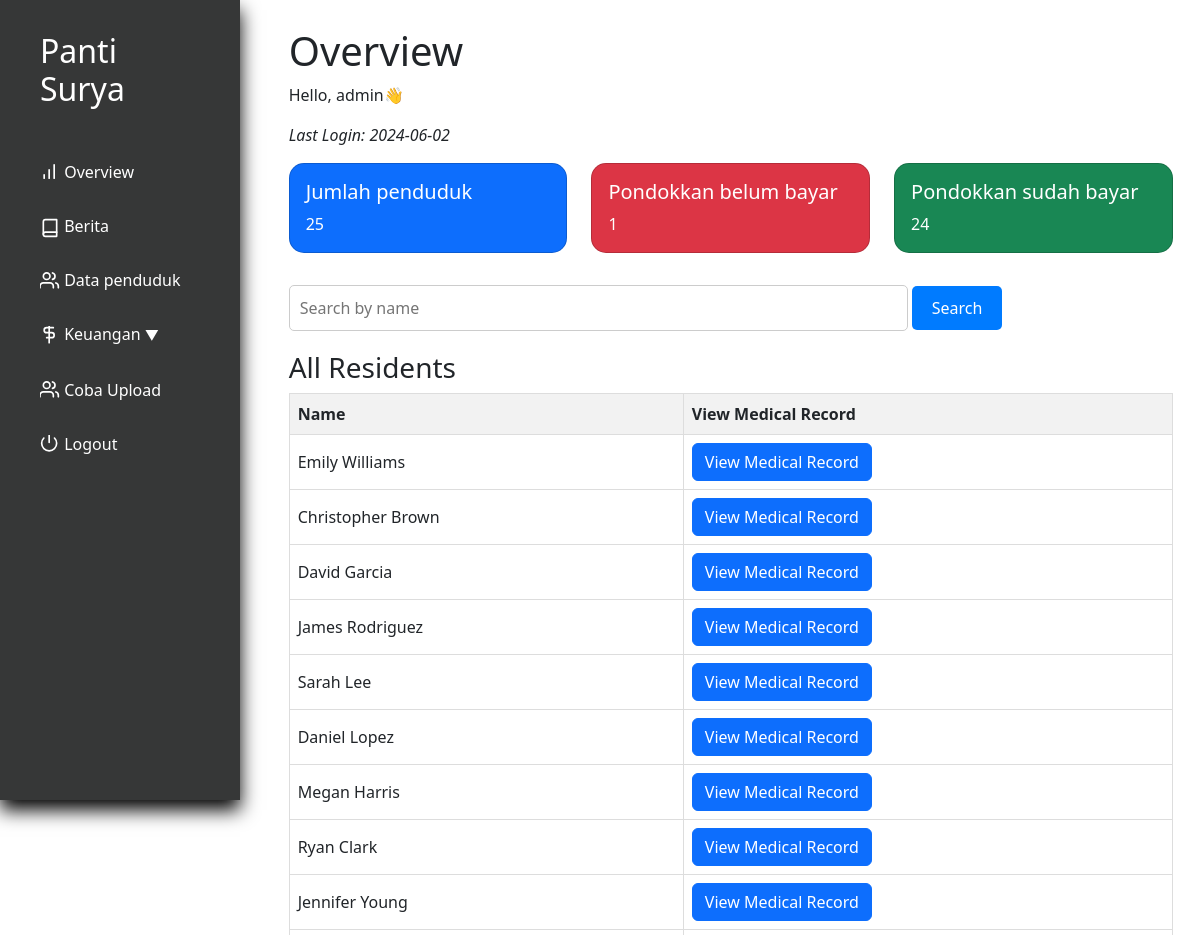
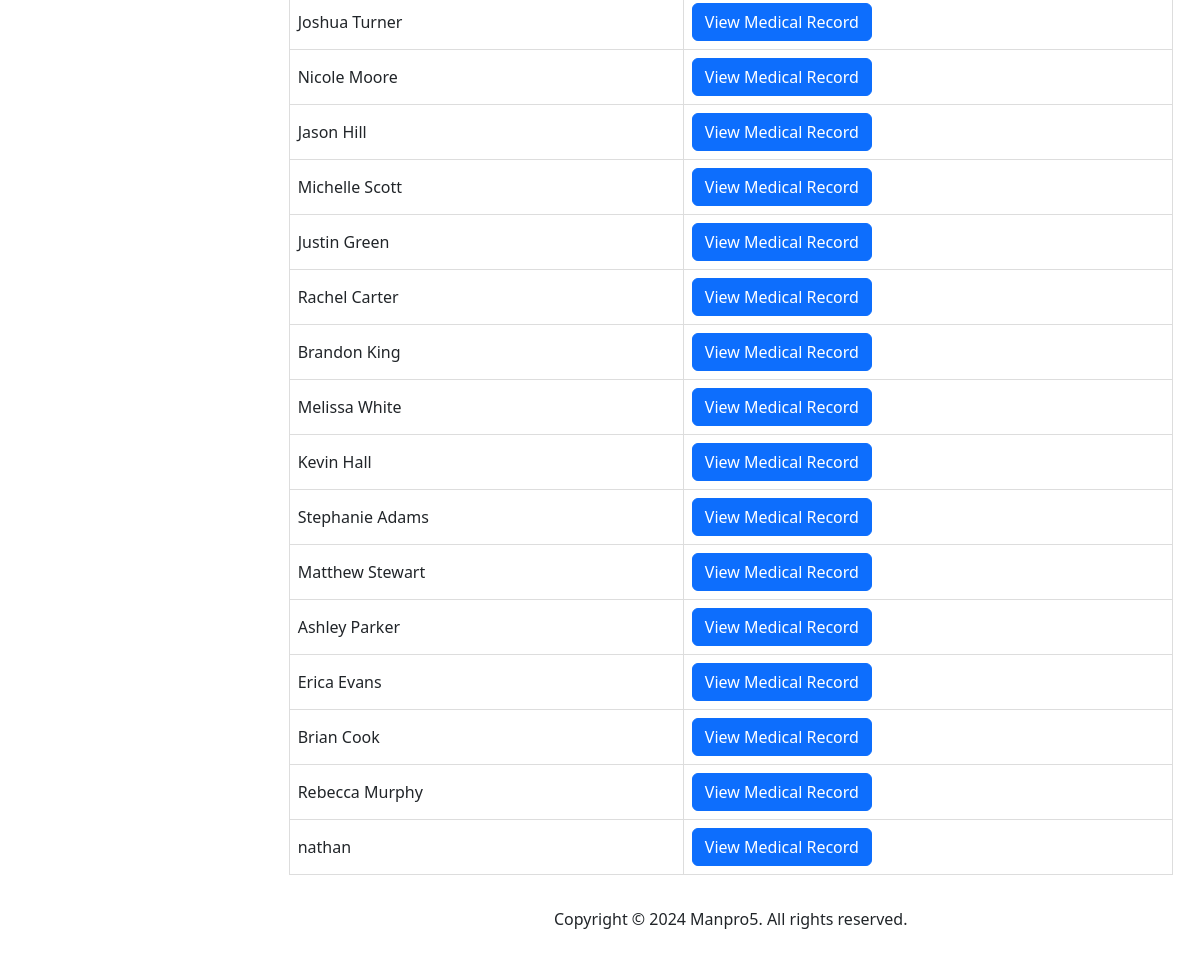
/index.php (signed in), run on the app's committed database (2 pictures, top to bottom).
### tables this page shows
CREATE TABLE `penduduk` (
  `id` int(11) NOT NULL,
  `nama` varchar(250) NOT NULL,
  `alamat` varchar(100) NOT NULL,
  `tanggal_masuk` date DEFAULT NULL,
  `email` varchar(200) DEFAULT NULL,
  `notelp` varchar(15) NOT NULL,
  `keuangan_pondokkan` int(11) NOT NULL,
  `keuangan_tabungan` int(11) NOT NULL,
  `keuangan_obat` int(11) NOT NULL,
  `keuangan_total` int(11) NOT NULL,
  `profile_picture` varchar(100) NOT NULL,
  `KTP` longblob NOT NULL,
  `KK` longblob NOT NULL,
  `BPJS` longblob NOT NULL,
  `keuangan_deposit` int(11) NOT NULL
);

### utils.php (called while the page is built, shortened)
<?php
class myDB
{
    private $host = "localhost";
    private $username = "root";
    private $password = "";
    private $database = "pantisurya";
    private $db;
    function __construct()
    {
        if ($this->db == null) {
            try {
                $this->db = new PDO("mysql:host=$this->host;dbname=$this->database", $this->username, $this->password);
                $this->db->setAttribute(PDO::ATTR_ERRMODE, PDO::ERRMODE_EXCEPTION);
            } catch (PDOException $e) {
                echo "Connection failed: " . $e->getMessage();
            }
        }
    }
    public function prepare($query)
    {
        return $this->db->prepare($query);
    }
    function getCountPenduduk(){
        $query = "SELECT COUNT(*) AS total_residents FROM penduduk";
        $res = $this->db->prepare($query);
        $res->execute();
        $total_residents = $res->fetch(PDO::FETCH_ASSOC)['total_residents'];
        return $total_residents;
    }
}

### index.php (the view, shortened to what this page needs)
<?php
require "utils.php";
$db = new myDB();
$total_residents = $db->getCountPenduduk();
$stmt_unpaid = $db->prepare("SELECT COUNT(*) AS total_unpaid FROM rekam_medis WHERE sudah_bayar = 0");
$stmt_unpaid->execute();
$total_unpaid = $stmt_unpaid->fetch(PDO::FETCH_ASSOC)['total_unpaid'];
$stmt_all_residents = $db->prepare("SELECT * FROM penduduk");
$stmt_all_residents->execute();
$residents = $stmt_all_residents->fetchAll(PDO::FETCH_ASSOC);
?>
<!DOCTYPE html>
<html lang="en">
<head>
    <?php include "layout/stylejquerynbs5.php" ?>
    <link rel="stylesheet" href="layout/indexstyle.css">
</head>
<body>
    <div class="app">
        <div class="dashboard">
            <?php include 'nav.php'?>
            <div class="main">
                <h1>Overview</h1>
                <p>Hello, <?php echo isset($_SESSION["username"]) ? $_SESSION["username"] : 'N/A'; ?>👋</p>
                <p style="font-style: italic;">Last Login: <?php echo isset($_SESSION["last_access"]) ? $_SESSION["last_access"] : 'N/A'; ?></p>
                <div class="overview-info row justify-content-between">
                    <div class="col">
                        <div class="card text-bg-primary">
                            <div class="row g-0">
                                <div class="col">
                                    <div class="card-body">
                                        <h5 class="card-title">Jumlah penduduk</h5>
                                        <p class="card-text"><?php echo $total_residents ?></p>
                                    </div>
                                </div>
                            </div>
                        </div>
                    </div>
                    <div class="col">
                        <div class="card text-bg-danger">
                            <div class="row g-0">
                                <div class="col">
                                    <div class="card-body">
                                        <h5 class="card-title">Pondokkan belum bayar</h5>
                                        <p class="card-text"><?php echo $total_unpaid ?></p>
                                    </div>
                                </div>
                            </div>
                        </div>
                    </div>
                    <div class="col">
                        <div class="card text-bg-success">
                            <div class="row g-0">
                                <div class="col">
                                    <div class="card-body">
                                        <h5 class="card-title">Pondokkan sudah bayar</h5>
                                        <p class="card-text">24</p>
                                    </div>
                                </div>
                            </div>
                        </div>
                    </div>
                </div>
                <div class="search-bar">
                    <form method="POST">
                        <input type="text" name="search" placeholder="Search by name" class="search-input">
                        <button type="submit" class="search-button">Search</button>
                    </form>
                </div>
                <div class="residents-table">
                    <h3>All Residents</h3>
                    <table class="resident-table">
                        <thead>
                            <tr>
                                <th>Name</th>
                                <th>View Medical Record</th>
                            </tr>
                        </thead>
                        <tbody>
                            <?php foreach($residents as $resident): ?>
                            <tr>
                                <td><?php echo $resident['nama']; ?></td>
                                <td><button onclick="window.location.href='laporanmedis.php?id=<?php echo $resident['id']; ?>'" class="btn btn-primary">View Medical Record</button></td>
                            </tr>
                            <?php endforeach; ?>
                        </tbody>
                    </table>
                </div>
                <?php include 'footer.php'?>
            </div>
        </div>
    </div>
</body>
</html>

### layout/stylejquerynbs5.php (shortened to what this page needs)
<link href="https://cdn.jsdelivr.net/npm/bootstrap@5.3.3/dist/css/bootstrap.min.css" rel="stylesheet">
<link rel="stylesheet" href="layout/indexstyle.css">

### nav.php (shortened to what this page needs)
<div class="holder flex-col">
    <div class="content flex-col">
        <div class="logo">
            <h2 style="color: white;">Panti Surya</h2>
        </div>
        <nav class="nav">
            <a type="button" href="index.php">
                Overview
            </a>
            <a type="button" href="databerita.php">
                Berita
            </a>
            <a type="button" href="penduduk.php">
                Data penduduk
            </a>
            <div class="dropdown">
                <a type="button" href="#" class="dropbtn" onclick="toggleSubMenu()">
                    Keuangan
                    <span style="font-size: 14px; vertical-align: middle;">&#9660;</span>
                </a>
            </div>
            <a type="button" href="cobaUpload.php">
                Coba Upload
            </a>
            <a type="button" onclick="return confirm('Yakin keluar?')" href="logout.php">
                <svg xmlns="http://www.w3.org/2000/svg" width="20" height="20" viewBox="3 3 20 24" fill="none" stroke="currentColor" stroke-width="2" stroke-linecap="round" stroke-linejoin="round" class="feather feather-power"><path d="M18.36 6.64a9 9 0 1 1-12.73 0"></path><line x1="12" y1="2" x2="12" y2="12"></line></svg> Logout
            </a>
        </nav>
    </div>
</div>
<div class="filler"></div>

### footer.php
<footer>
    <div class="container text-center" style="padding-top: 2rem;padding-bottom: 10px; margin:0; background-color:white;">
        <p>Copyright &copy; 2024 Manpro5. All rights reserved.</p>
    </div>
</footer>

### layout/indexstyle.css (style rules this page uses)
* { box-sizing: border-box; margin: 0; padding: 0; }
.dashboard { display: flex; flex-direction: row; gap: 1.7rem; }
.flex-col { display: flex; flex-direction: column; }
.holder { width: 20%; height: 100vh; box-shadow: 0 10px 18px rgba(0,0,0,1); position: fixed; padding: 0 1rem; background-color: #363737; }
.content { padding: 1rem 0.5rem; gap: 1rem; background-color: #363737; }
.logo { padding: 0 1rem; word-wrap: break-word; }
.nav { padding: 0.5rem; gap: 0.5rem; display: flex; flex-direction: column; justify-content: center; }
.nav a { display: block; padding: 0.5rem 0.5rem; border-radius: 10px; line-height: 30px; font-size: 16px; text-decoration: none; transition: all 0.5s ease; color: white; }
.main { width: 80%; min-height: 100vh; padding: 1.7rem; padding-bottom: 0; }
.filler { width: 20%; }
.content { display: flex; }
.logo h2 { margin-top: 1rem; margin-bottom: 1rem; }

### index.php (style rules this page uses)
.search-bar { margin-bottom: 20px; }
.search-input { width: 70%; padding: 10px; border-radius: 5px; border: 1px solid #ccc; }
.search-button { padding: 10px 20px; border-radius: 5px; background-color: #007bff; color: #fff; border: none; cursor: pointer; }
.resident-table { width: 100%; border-collapse: collapse; }
.resident-table th, .resident-table td { border: 1px solid #ddd; padding: 8px; text-align: left; }
.resident-table th { background-color: #f2f2f2; }
.overview-info { margin-bottom: 2rem; }
.card { border-radius: 15px; }

### data on the page
penduduk: nama "Emily Williams"
penduduk: nama "Christopher Brown"
penduduk: nama "David Garcia"
penduduk: nama "James Rodriguez"
penduduk: nama "Sarah Lee"
penduduk: nama "Daniel Lopez"
penduduk: nama "Megan Harris"
penduduk: nama "Ryan Clark"
penduduk: nama "Jennifer Young"
penduduk: nama "Joshua Turner"
penduduk: nama "Nicole Moore"
penduduk: nama "Jason Hill"
penduduk: nama "Michelle Scott"
penduduk: nama "Justin Green"
penduduk: nama "Rachel Carter"
penduduk: nama "Brandon King"
penduduk: nama "Melissa White"
penduduk: nama "Kevin Hall"
penduduk: nama "Stephanie Adams"
penduduk: nama "Matthew Stewart"
penduduk: nama "Ashley Parker"
penduduk: nama "Erica Evans"
penduduk: nama "Brian Cook"
penduduk: nama "Rebecca Murphy"
penduduk: nama "nathan"

### other printed values
$_SESSION["username"] "admin"
$_SESSION["last_access"] "2024-06-02"
$total_residents "25"
$total_unpaid "1"
